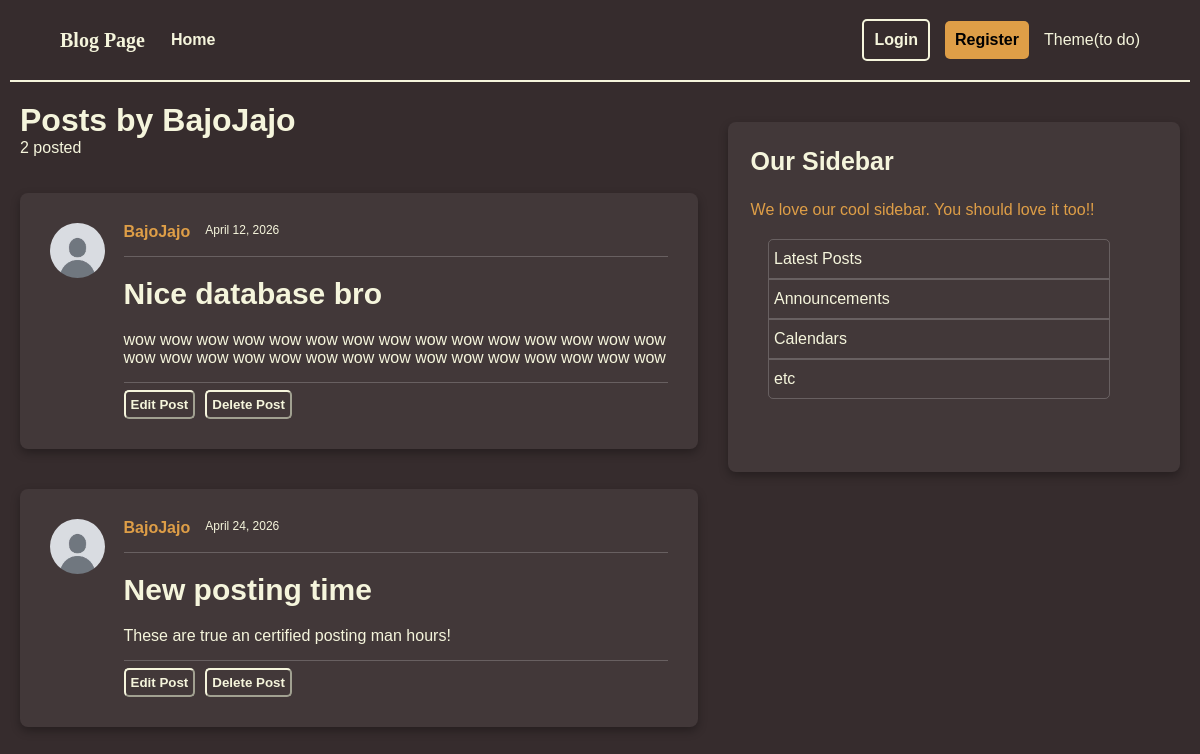
The page /users/2/posts on the database as committed earlier.
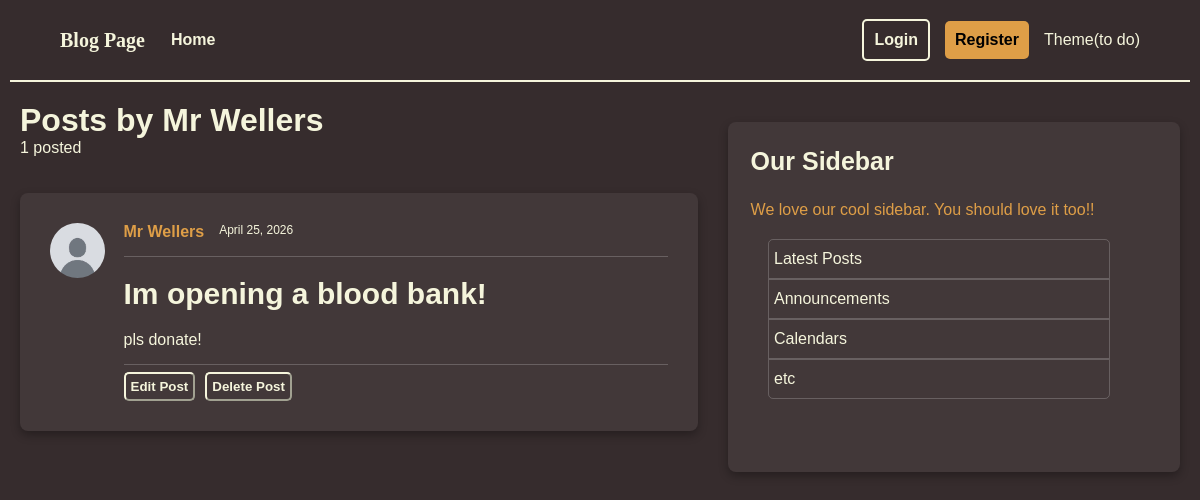
The same page on the database as committed later.
### models.py (models this page shows, shortened)
class User(Base):
    __tablename__ = "users"
    id: Mapped[int] = mapped_column(Integer, primary_key=True, index=True)
    username: Mapped[str] = mapped_column(String(50), unique=True, nullable=False)
    email: Mapped[str] = mapped_column(String(120), unique=True, nullable=False)
    image_file: Mapped[str | None] = mapped_column(
        String(200),
        nullable=True,
        default=None,
    )
    posts: Mapped[list[Post]] = relationship(back_populates="author", cascade = "all, delete-orphan")

class Post(Base):
    __tablename__ = "posts"
    id: Mapped[int] = mapped_column(Integer, primary_key=True, index=True)
    title: Mapped[str] = mapped_column(String(100), nullable=False)
    content: Mapped[str] = mapped_column(Text, nullable=False)
    user_id: Mapped[int] = mapped_column(
        ForeignKey("users.id"),
        nullable=False,
        index=True,
    )
    date_posted: Mapped[datetime] = mapped_column(
        DateTime(timezone=True),
        default=lambda: datetime.now(UTC),
    )
    author: Mapped[User] = relationship(back_populates="posts")

### main.py (the view)
@app.get("/users/{user_id}/posts", include_in_schema=False)
def user_posts_page(request: Request, user_id: int, db: Annotated[Session, Depends(get_db)]):
    result = db.execute(select(models.User).where(models.User.id == user_id))
    user = result.scalars().first()
    if not user:
        raise HTTPException(
            status_code = status.HTTP_404_NOT_FOUND,
            detail = "User not found",
        )
    result = db.execute(select(models.Post).where(models.Post.user_id == user_id))
    posts = result.scalars().all()
    return template.TemplateResponse(
        request,
        "user_posts.html",
        {"posts": posts, "user": user, "title": f"{user.username}'s Posts"},
    )

### templates/user_posts.html
{% extends "layout.html" %}
{% block content %}
    <h1 class="posts_by">Posts by {{ user.username }}</h1>
    <p class="num_of_posts">{{ posts|length }} posted</p>
    {% for post in posts %}
        <div class="container">
            <div class="full_post">
                <img class="profile_pic" src="{{ post.author.image_path }}" alt="A profile picture of {{ post.author.username }}">
                <div class="post-content">
                <div class="author-and-date">
                    <a class="author" href="#">{{ post.author.username }}</a>
                    <small class="date_posted">{{ post.date_posted.strftime('%B %d, %Y') }}</small>
                </div>
                <hr class="post-line">
                <h2>
                <a class="title" href="#">{{ post.title }}</a>
                </h2>
                <p class="content">{{ post.content }}</p>
                <hr class="post-line">
                <div class="post-buttons">
                    <button id="edit-button">Edit Post</button>
                    <button id="delete-button">Delete Post</button>
                </div>
            </div>
            </div>
        </div>
    {% else %}
        <p class="no_posts">No posts by this user yet</p>
    {% endfor %}
{% endblock content %}

Rows that differ between the two databases and show on the page:
removed Post: author.username "BajoJajo", date_posted "April 12, 2026", title "Nice database bro", content "wow wow wow wow wow wow wow wow wow wow wow wow wow wow wow wow wow wow wow wow wow wow wow wow wow wow wow wow wow wow"
removed Post: author.username "BajoJajo", date_posted "April 24, 2026", title "New posting time", content "These are true an certified posting man hours!"
changed User: username "BajoJajo" → "Mr Wellers"
added Post: author.username "Mr Wellers", date_posted "April 25, 2026", title "Im opening a blood bank!", content "pls donate!"
Other text that changed with them:
{{ posts|length }}: "2" → "1"
